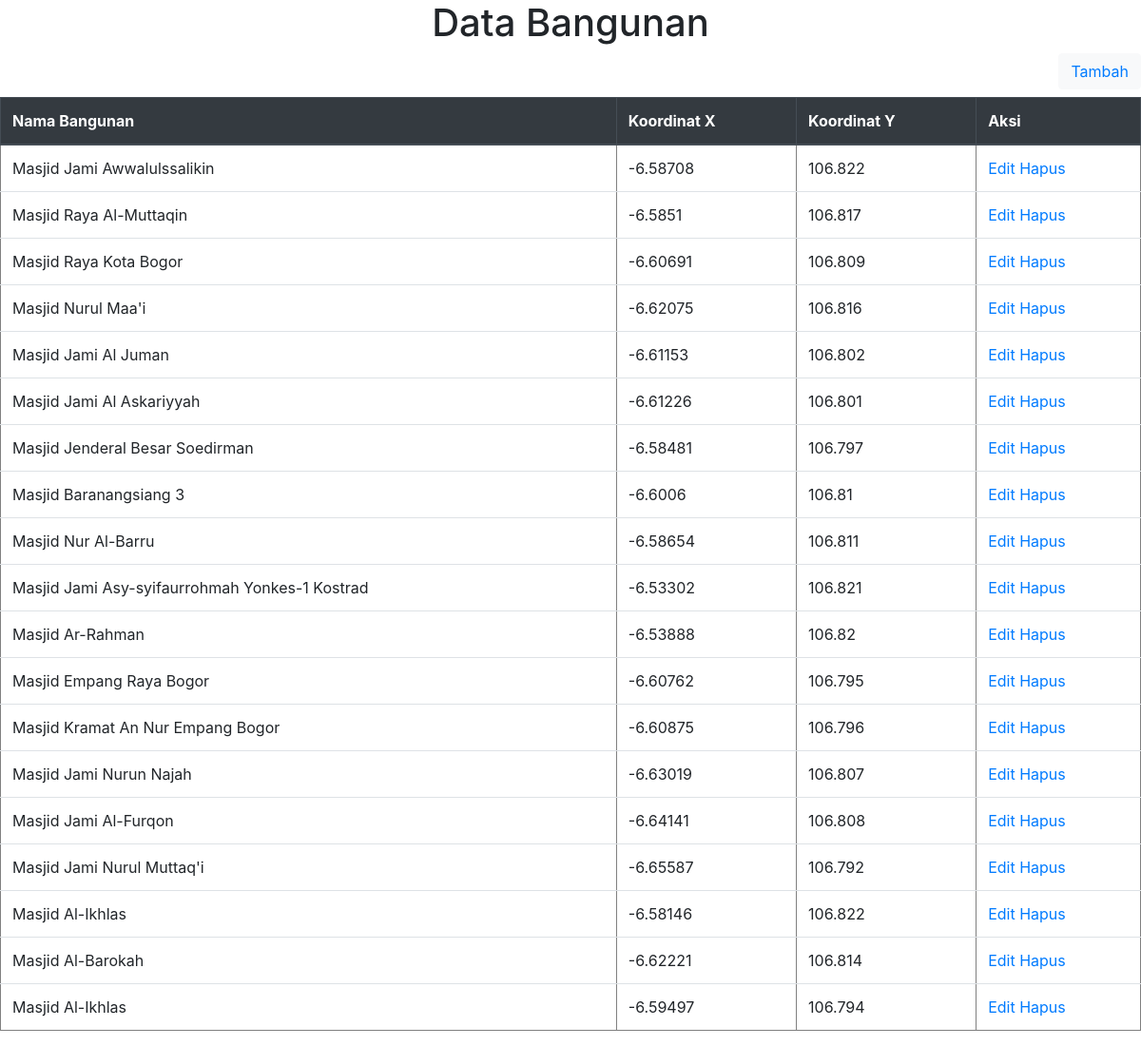
/index.php/crud, run on the app's committed database.
### tables this page shows
CREATE TABLE `bangunan` (
  `bangunan_id` int(11) NOT NULL,
  `bangunan_nama` varchar(100) NOT NULL,
  `bangunan_long` float NOT NULL,
  `bangunan_lat` float NOT NULL
);

### application/controllers/Crud.php (called while the page is built, shortened)
<?php
class Crud extends CI_Controller
{
    function __construct()
    {
        $this->load->model('M_data');
        $this->load->helper('url');
    }
    public function index()
    {
        $data['bangunan'] = $this->M_data->ambil_data()->result();
        $this->load->view('v_user.php', $data);
    }
}

### index.php (called while the page is built, shortened)
<?php
require_once BASEPATH.'core/CodeIgniter.php';

### application/models/M_data.php (called while the page is built, shortened)
<?php
class M_data extends CI_Model
{
    function ambil_data()
    {
        return $this->db->get('bangunan');
    }
}

### application/views/v_user.php (the view, shortened to what this page needs)
<!DOCTYPE html>
<html>
<head>
    <link href="<?= base_url() ?>assets/css/bootstrap.css" rel="stylesheet">
    <link href="<?= base_url() ?>assets/css/BootSideMenu.css" rel="stylesheet">
    <link href="<?= base_url() ?>assets/leaflet/leaflet.css" rel="stylesheet">
</head>
<body>
    <center>
        <h1>Data Bangunan</h1>
        <div style="text-align: right">
            <h3 class="btn btn-light"> <a href="crud/tambah">Tambah</a></h3>
        </div>
        <table border="1" class="table">
            <thead class="thead-dark">
                <tr>
                    <th>Nama Bangunan</th>
                    <th>Koordinat X</th>
                    <th>Koordinat Y</th>
                    <th>Aksi</th>
                </tr>
            </thead>
            <?php foreach ($bangunan as $u) { ?>
                <tr>
                    <td><?php echo $u->bangunan_nama ?></td>
                    <td><?php echo $u->bangunan_long ?></td>
                    <td><?php echo $u->bangunan_lat ?></td>
                    <td>
                        <?php echo anchor('crud/edit/' . $u->bangunan_id, 'Edit') ?>
                        <?php echo anchor('crud/hapus/' . $u->bangunan_id, 'Hapus') ?>
                    </td>
                </tr>
            <?php } ?>
        </table>
    </center>
</body>
</html>

### data on the page
bangunan: bangunan_nama "Masjid Jami Awwalulssalikin", bangunan_long "-6.58708", bangunan_lat "106.822", bangunan_id "Edit", bangunan_id "Hapus"
bangunan: bangunan_nama "Masjid Raya Al-Muttaqin", bangunan_long "-6.5851", bangunan_lat "106.817", bangunan_id "Edit", bangunan_id "Hapus"
bangunan: bangunan_nama "Masjid Raya Kota Bogor", bangunan_long "-6.60691", bangunan_lat "106.809", bangunan_id "Edit", bangunan_id "Hapus"
bangunan: bangunan_nama "Masjid Nurul Maa'i", bangunan_long "-6.62075", bangunan_lat "106.816", bangunan_id "Edit", bangunan_id "Hapus"
bangunan: bangunan_nama "Masjid Jami Al Juman", bangunan_long "-6.61153", bangunan_lat "106.802", bangunan_id "Edit", bangunan_id "Hapus"
bangunan: bangunan_nama "Masjid Jami Al Askariyyah", bangunan_long "-6.61226", bangunan_lat "106.801", bangunan_id "Edit", bangunan_id "Hapus"
bangunan: bangunan_nama "Masjid Jenderal Besar Soedirman", bangunan_long "-6.58481", bangunan_lat "106.797", bangunan_id "Edit", bangunan_id "Hapus"
bangunan: bangunan_nama "Masjid Baranangsiang 3", bangunan_long "-6.6006", bangunan_lat "106.81", bangunan_id "Edit", bangunan_id "Hapus"
bangunan: bangunan_nama "Masjid Nur Al-Barru", bangunan_long "-6.58654", bangunan_lat "106.811", bangunan_id "Edit", bangunan_id "Hapus"
bangunan: bangunan_nama "Masjid Jami Asy-syifaurrohmah Yonkes-1 Kostrad", bangunan_long "-6.53302", bangunan_lat "106.821", bangunan_id "Edit", bangunan_id "Hapus"
bangunan: bangunan_nama "Masjid Ar-Rahman", bangunan_long "-6.53888", bangunan_lat "106.82", bangunan_id "Edit", bangunan_id "Hapus"
bangunan: bangunan_nama "Masjid Empang Raya Bogor", bangunan_long "-6.60762", bangunan_lat "106.795", bangunan_id "Edit", bangunan_id "Hapus"
bangunan: bangunan_nama "Masjid Kramat An Nur Empang Bogor", bangunan_long "-6.60875", bangunan_lat "106.796", bangunan_id "Edit", bangunan_id "Hapus"
bangunan: bangunan_nama "Masjid Jami Nurun Najah", bangunan_long "-6.63019", bangunan_lat "106.807", bangunan_id "Edit", bangunan_id "Hapus"
bangunan: bangunan_nama "Masjid Jami Al-Furqon", bangunan_long "-6.64141", bangunan_lat "106.808", bangunan_id "Edit", bangunan_id "Hapus"
bangunan: bangunan_nama "Masjid Jami Nurul Muttaq'i", bangunan_long "-6.65587", bangunan_lat "106.792", bangunan_id "Edit", bangunan_id "Hapus"
bangunan: bangunan_nama "Masjid Al-Ikhlas", bangunan_long "-6.58146", bangunan_lat "106.822", bangunan_id "Edit", bangunan_id "Hapus"
bangunan: bangunan_nama "Masjid Al-Barokah", bangunan_long "-6.62221", bangunan_lat "106.814", bangunan_id "Edit", bangunan_id "Hapus"
bangunan: bangunan_nama "Masjid Al-Ikhlas", bangunan_long "-6.59497", bangunan_lat "106.794", bangunan_id "Edit", bangunan_id "Hapus"
